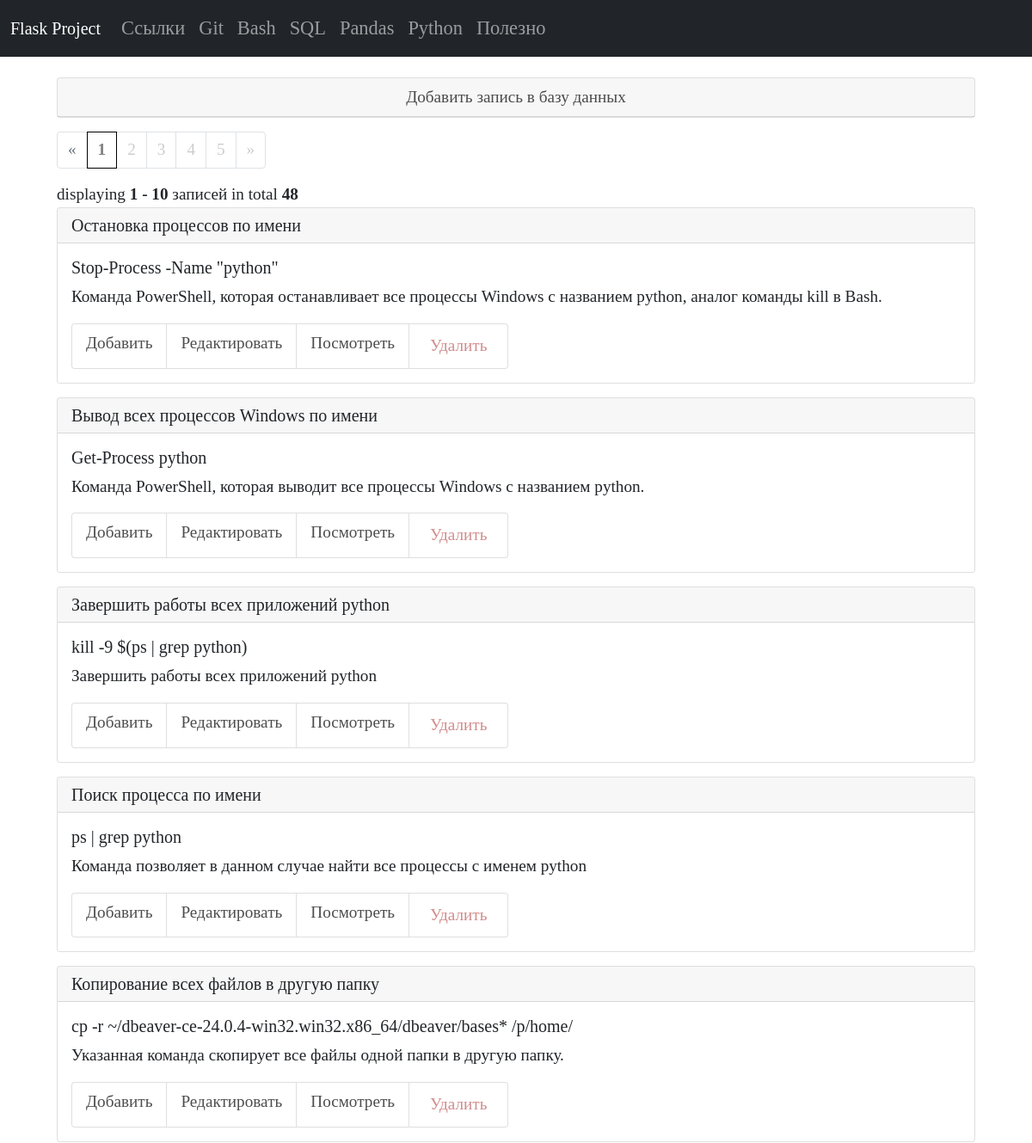
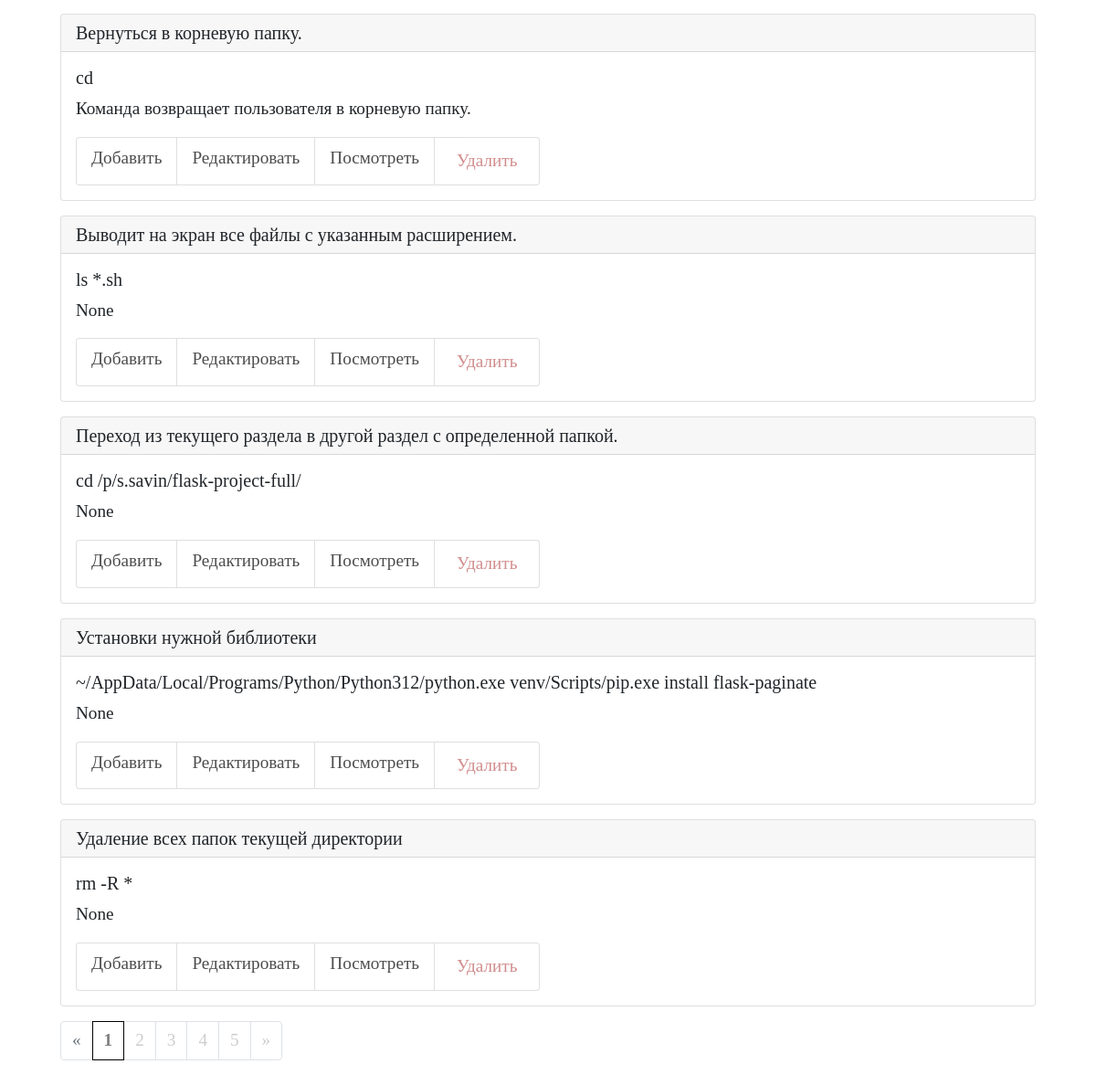
The app's page /bash, older data (2 pictures, top to bottom).
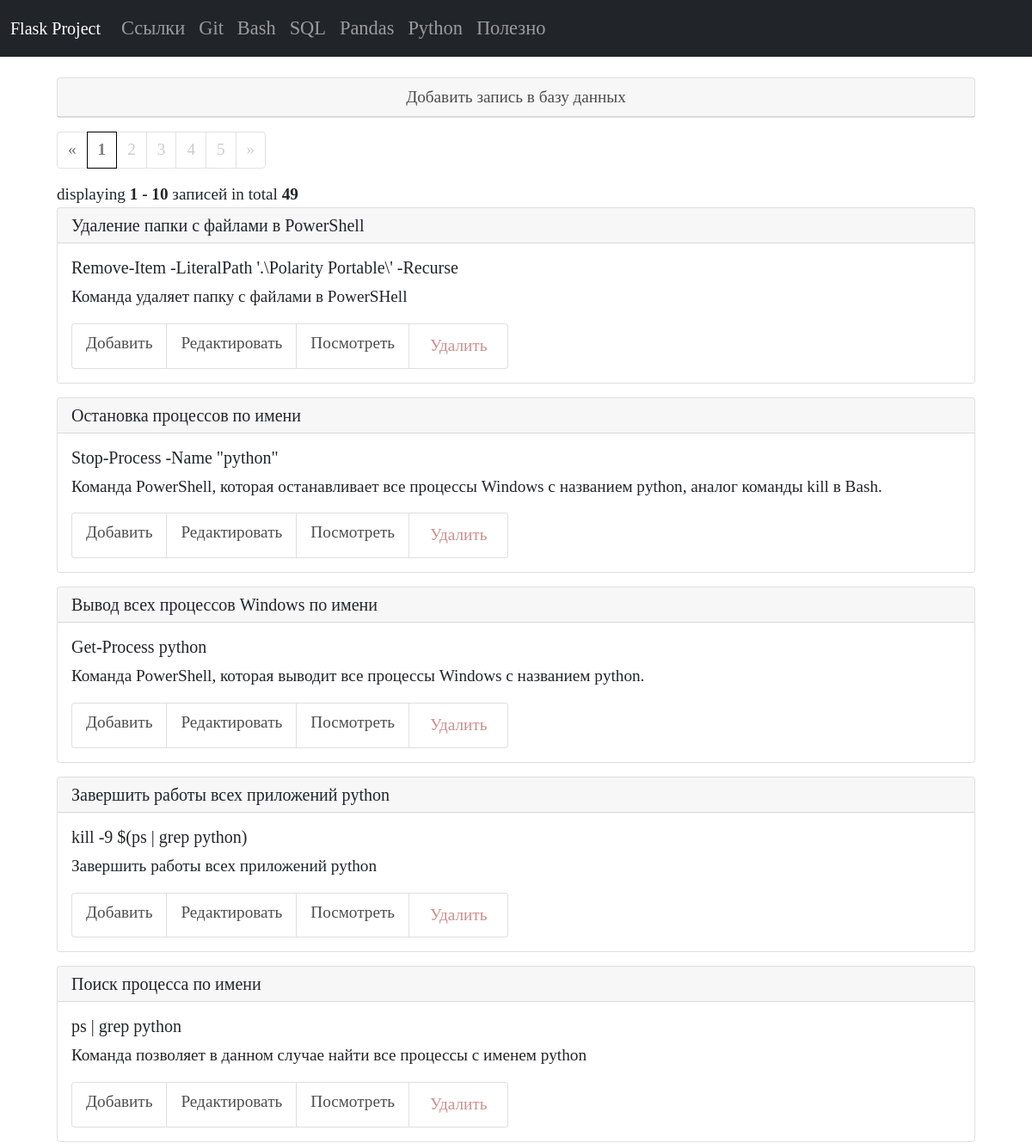
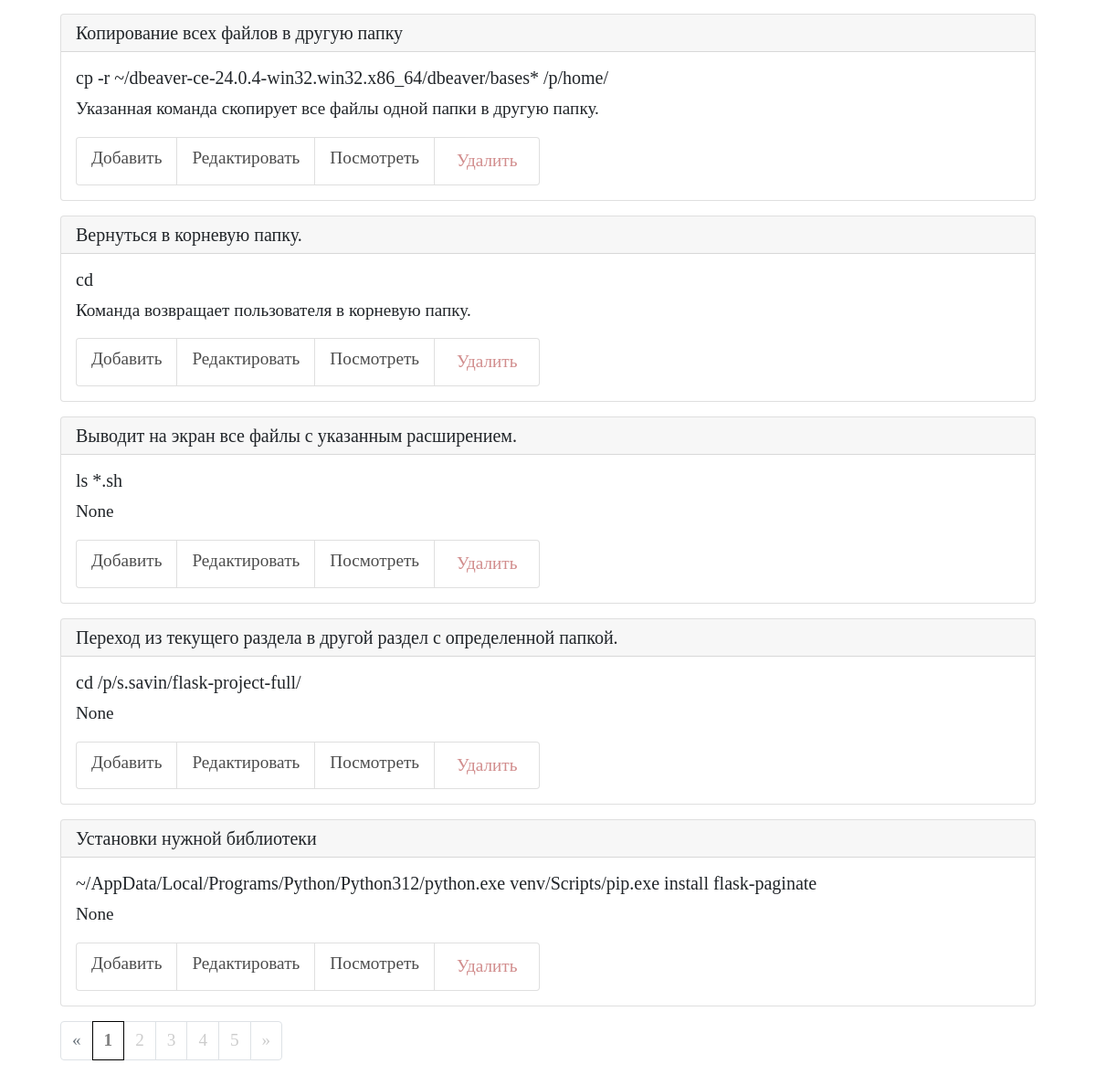
The same page, newer data (2 pictures, top to bottom).
### tables this page shows
CREATE TABLE "bash" (
    bash_id INTEGER PRIMARY KEY AUTOINCREMENT,
    bash_command TEXT NOT NULL,
    bash_name TEXT NOT NULL
  , bash_description TEXT);

### app.py (the view)
@app.route("/bash")
def bash_list_commands():
    conn = get_db_connection()
    bash_list = conn.execute("SELECT * FROM bash ORDER BY 1 DESC").fetchall()
    conn.close()
    page, per_page, offset = get_page_args(page_parameter='page',
                                           per_page_parameter='per_page')
    total = len(bash_list)
    def get_bash_list(offset=0, per_page=5):
        return bash_list[offset: offset + per_page]
    pagination_bash = get_bash_list(offset=offset, per_page=per_page)
    pagination = Pagination(page=page, per_page=per_page, total=total,
                            css_framework='bootstrap4',
                            display_msg="Показано <b>{start} - {end}</b> {record_name} из <b>{total}</b>",
                            record_name="записей",
                            next_label="Следующая",
                            prev_label="Предыдущая"
                            )
    return render_template("bash/bash_list_commands.html",
                           bash_list=pagination_bash,
                           page=page,
                           per_page=per_page,
                           pagination=pagination,
                           )

### app.py (called while the page is built)
def get_db_connection():
    db_path = os.path.join(BASE_DIR, "database.db")
    conn = sqlite3.connect(db_path)
    conn.row_factory = sqlite3.Row
    return conn

### templates/bash/bash_list_commands.html
{% extends "base.html" %} {% block title %}Команды bash{% endblock %} {% block content %}
<div class="container p-4">
   <div class="card mb-3">
      <div class="card-header text-center">
         <a href="{{ url_for('add_bash_command') }}">Добавить запись в базу данных</a>
      </div>
   </div>
  {{ pagination.links }}
  {{ pagination.info }}
   {% for bash_list in bash_list %}
   <div class="card mb-3">
      <h5 class="card-header">{{ bash_list['bash_name'] }}</h5>
      <div class="card-body">
         <h5 class="card-title">{{ bash_list['bash_command'] }}</h5>
         <p class="card-text">{{ bash_list['bash_description'] }}</p>
         <ul class="list-group list-group-horizontal">
            <li class="list-group-item">
               <a href="{{ url_for('add_bash_command') }}">Добавить</a>
            </li>
            <li class="list-group-item">
               <a href="{{ url_for('edit_bash_command', bash_id=bash_list['bash_id']) }}">Редактировать</a>
            </li>
            <li class="list-group-item">
               <a href="{{ url_for('get_post_bash_command', bash_id=bash_list['bash_id']) }}">Посмотреть</a>
            </li>
            <li class="list-group-item delete">
               <form action="{{ url_for('delete_bash_command', bash_id=bash_list['bash_id']) }}" class="add"
                  method="POST">
                  <input type="submit" class="button" value="Удалить"
                     onclick="return confirm('Вы уверены что хотите удалить запись?')" />
               </form>
            </li>
         </ul>
      </div>
   </div>
   {% endfor %}
   {{ pagination.links }}
</div>
{% endblock %}

### templates/base.html (shortened to what this page needs)
<!doctype html>
<html>
   <head>
      <link href="https://cdn.jsdelivr.net/npm/bootstrap@5.0.2/dist/css/bootstrap.min.css" rel="stylesheet">
      <link href="{{ url_for('static', filename='styles.css') }}" rel="stylesheet">
   </head>
   <body>
      {% include 'navbar.html' %}
      <main class="container">
         {% block content %}
         {% endblock %}
      </main>
   </body>
</html>

### templates/navbar.html (shortened to what this page needs)
<nav class="navbar navbar-expand-lg navbar navbar-dark bg-dark">
   <div class="container-fluid">
      <a class="navbar-brand" href="{{ url_for('index') }}">Flask Project</a>
     <div class="collapse navbar-collapse" id="navbarNavAltMarkup">
       <div class="navbar-nav">
         <a class="nav-link" href="{{ url_for('links_list_commands') }}">Ссылки</a>
         <a class="nav-link" href="{{ url_for('git_list_commands') }}">Git</a>
         <a class="nav-link" href="{{ url_for('bash_list_commands') }}">Bash</a>
         <a class="nav-link" href="{{ url_for('sql_list_commands') }}">SQL</a>
         <a class="nav-link" href="{{ url_for('pandas_list_commands') }}">Pandas</a>
         <a class="nav-link" href="{{ url_for('python_list_commands') }}">Python</a>
         <a class="nav-link" href="{{ url_for('healthy_list_posts') }}">Полезно</a>
       </div>
     </div>
   </div>
</nav>

### static/styles.css (style rules this page uses)
* { font-family:Century Gothic; }
.nav-link { font-size: 1.4rem; }
.container { font-size: 1.2rem; }
a { color: rgba(0, 0, 0, 0.7); text-decoration: none; }
.page-link { color: rgba(0, 0, 0, 0.2); transition: none; font-size: 1.2rem; }
.page-item.active .page-link { background-color: transparent; color: rgba(0, 0, 0, 0.5); border-color: #000; font-weight: 600; }
.button { background: transparent; border-color: transparent; color: rgba(164, 25, 25, 0.5); }
.add { background: transparent; border-color: transparent; }
.card { height: 100%; }

Row changes from the older to the newer data that the page shows:
no longer on this page (row unchanged): bash: bash_name "Удаление всех папок текущей директории", bash_command "rm -R *", bash_description "None"
added bash: bash_name "Удаление папки с файлами в PowerShell", bash_command "Remove-Item -LiteralPath '.\\Polarity Portable\\' -Recurse", bash_description "Команда удаляет папку с файлами в PowerSHell"
Text that changed along with them:
{{ pagination.info }}: "displaying 1 - 10 записей in total 48" → "displaying 1 - 10 записей in total 49"
